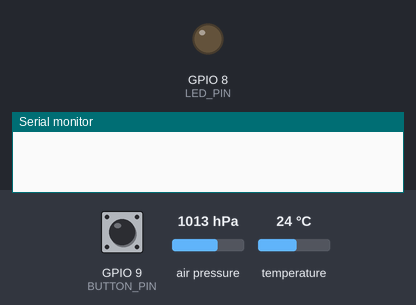
Simulated run of this program. Board: ESP32-C3. Parts: output pins drawn as LEDs (lit = HIGH), the last lines printed to the serial monitor. Dashed ring = blinking. Inputs (shaded band) come from the test bench; at power-on: GPIO 9 (BUTTON_PIN) HIGH, air pressure 1013 hPa, temperature 24 °C. Storage starts empty.

Above: at 0.0 s.
At 1.6 s:
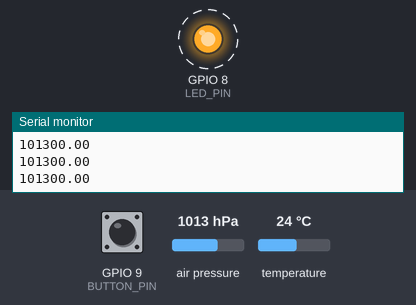
1.7 s: GPIO 9 (BUTTON_PIN) pulled LOW for 0.15 s
At 2.2 s:
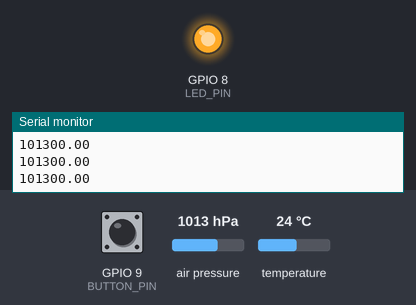
4.2 s: GPIO 9 (BUTTON_PIN) pulled LOW for 1 s
Timing chart, 0 to 59.2 s (numbered marks = the images above; inputs shaded):
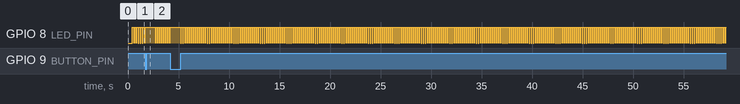

The program:

main.cpp
```cpp
#include "functions.h"

uint32_t timer;

void setup() {

    Serial.begin(115200);

    pinMode(GND_PIN, OUTPUT);
    vTaskDelay(200 / portTICK_PERIOD_MS);

    Wire.begin(SDA_PIN, SCL_PIN, 50000);
    Serial.println(bmp.begin(BMP085_ULTRAHIGHRES, &Wire));

    vTaskDelay(200 / portTICK_PERIOD_MS);

    pinMode(LED_PIN, OUTPUT);
    pinMode(BUTTON_PIN, INPUT_PULLUP);
    digitalWrite(LED_PIN, 1);

    initFs();
    timer = millis();
}

void loop() {

    if (millis() - timer >= 200) {

        timer = millis();
        while (initialTemperature < -50) {
            float temperature = bmp.readTemperature();
            if (temperature > -50 && temperature < 100) {
                initialTemperature = temperature;
            }
            Serial.println(initialTemperature);
        }

        float pressure = getPressure();
        if (initialPressure < 10) initialPressure = pressure;
        Serial.println(pressure);

        if (pressure > 300 && pressure < 120000) {
            digitalWrite(LED_PIN, 0);
            appendPressureFile(pressure);
            digitalWrite(LED_PIN, 1);
        }
    }

    if (!digitalRead(BUTTON_PIN)) {
        int8_t i;
        for (i = 0; i < 10; i++) {
            vTaskDelay(1000 / portTICK_PERIOD_MS);
            if (digitalRead(BUTTON_PIN)) break;
        }

        if (i < 9) readPressureFile();
        else clearPressureFile();
    }

    vTaskDelay(10 / portTICK_PERIOD_MS);
}
```

functions.h
```cpp
#ifndef FUNCTIONS_H
#define FUNCTIONS_H

#include <Arduino.h>
#include <Wire.h>
#include <SPI.h>
#include <Adafruit_BMP085.h>
#include <FS.h>
#include <SPIFFS.h>

#include "pinout.h"

extern Adafruit_BMP085 bmp;
extern float initialPressure;
extern float initialTemperature;

float getPressure();
void initFs();
void appendPressureFile(float pressure);
void clearPressureFile();
void readPressureFile();

#endif
```

pinout.h
```cpp
#ifndef PINOUT_H
#define PINOUT_H

#define SDA_PIN 2
#define SCL_PIN 3
#define GND_PIN 4
#define LED_PIN 8
#define BUTTON_PIN 9

#endif
```

functions.cpp
```cpp
#include "functions.h"

Adafruit_BMP085 bmp;
float initialPressure = 0;
float initialTemperature = -100;
File file;

float getPressure() {

    float press[3];

    for (uint8_t i = 0; i < 3; i++) {
        press[i] = bmp.readPressure();
    }

    std::sort(press, press+3);
    return press[1];
}

void initFs() {
    SPIFFS.begin(true);
}

float savedAlt = 0;

float countAltitude(float pressure) {

    if (initialPressure < 10) return 0;

    float alt = (initialTemperature+273.15)/0.0065*(1.0 - pow(pressure/initialPressure, 0.1903));
    float newAlt = savedAlt * 0.2 + alt * 0.8;
    savedAlt = newAlt;
    return newAlt;
}

void appendPressureFile(float pressure) {

    file = SPIFFS.open("/FlightData.apg", "a");

    char tempDataAscii[200];
    sprintf(tempDataAscii, "%d;%0.1f;%0.1f\n", millis(), pressure, countAltitude(pressure));
    file.write((uint8_t*) tempDataAscii, strlen(tempDataAscii));

    file.close();
}

void clearPressureFile() {

    file = SPIFFS.open("/FlightData.apg", "w");
    file.close();
    Serial.println("CLEARED");
}

void readPressureFile() {

    file = SPIFFS.open("/FlightData.apg", "r");

    while (file.available()) {
        String fileContent = file.readString();
        Serial.print(fileContent);
    }

    file.close();
}
```

Measured:
- by itself, GPIO 8 (LED_PIN): alternates HIGH for 0.19 s and LOW for 0.01 s
